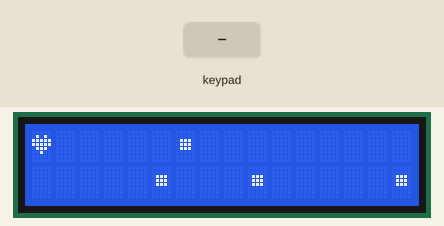
This sketch was run on a simulated Arduino Mega 2560, built with avr-gcc and run on an emulated ATmega2560. Shown: 16×2 character LCD. The inputs (shaded band) are chosen by the test bench. What the sketch prints to the serial monitor is not drawn.

Above: at 1.2 s.
1.3 s: keypad keys 4 8 4 6 4 4 4 2 pressed 0.4 s apart
At 4.4 s:
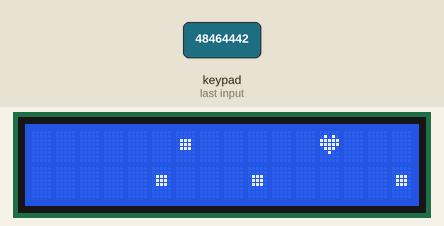
6.0 s: keypad keys 4 8 4 6 4 4 4 2 # pressed 0.4 s apart
At 8.2 s:
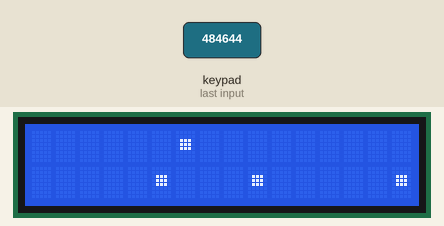
11.1 s: key '4' pressed
At 12.1 s:
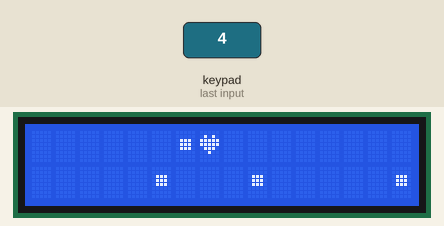
12.6 s: keypad keys 4 8 4 6 4 4 4 2 * pressed 0.4 s apart
At 13.21 s:
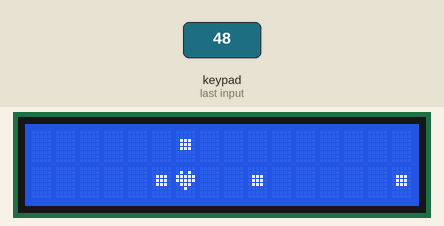
17.7 s: keypad keys 4 8 4 6 4 4 4 2 A pressed 0.4 s apart
At 20.8 s:
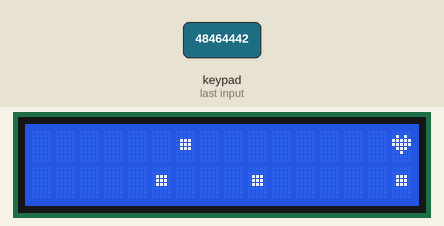
22.8 s: keypad keys 4 8 4 6 4 4 4 2 D pressed 0.4 s apart
At 23.4 s:
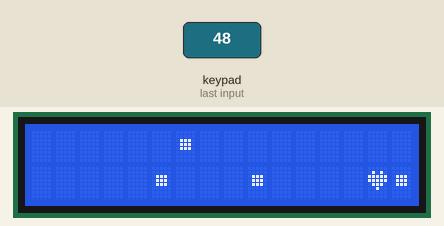
Timing chart, 0 to 25.8 s (numbered marks = the images above; inputs shaded):
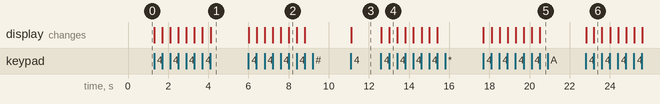

Measured:
- after the input at 1.3 s, the display: first changes at once (image 1 shows a later state)
- after the input at 6.0 s, the display: first changes at once (image 2 shows a later state)
- after the input at 11.1 s, the display: changes at once (image 3)
- after the input at 12.6 s, the display: first changes at once (image 4 shows a later state)
- after the input at 17.7 s, the display: first changes at once (image 5 shows a later state)
- after the input at 22.8 s, the display: first changes at once (image 6 shows a later state)

The sketch:

display.ino
```cpp
#include <LiquidCrystal.h>
#include <Keypad.h>

const int ROW_NUM = 4; //four rows
const int COLUMN_NUM = 4; //four columns

char keys[ROW_NUM][COLUMN_NUM] = {
  {'1','2','3', 'A'},
  {'4','5','6', 'B'},
  {'7','8','9', 'C'},
  {'*','0','#', 'D'}
};

byte pin_rows[ROW_NUM] = {48, 46, 44, 42}; //connect to the row pinouts of the keypad
byte pin_column[COLUMN_NUM] = {40, 38, 36, 34}; //connect to the column pinouts of the keypad

Keypad keypad = Keypad( makeKeymap(keys), pin_rows, pin_column, ROW_NUM, COLUMN_NUM );

// LCD pins <--> Arduino pins
// LCD pins <--> Arduino pins
const int RS = 12, EN = 11, D4 = 5, D5 = 4, D6 = 3, D7 = 2;
int x=0, y=0;
byte customChar[8] = {
  0b00000,
  0b01010,
  0b11111,
  0b11111,
  0b01110,
  0b00100,
  0b00000,
  0b00000
};

byte customChar2[8] = {
  0b00000,
  0b00000,
  0b01110,
  0b01110,
  0b01110,
  0b00000,
  0b00000,
  0b00000
};
LiquidCrystal lcd(RS, EN, D4, D5, D6, D7);

void setup()
{
  Serial.begin(9600);
  lcd.begin(16, 2); // set up number of columns and rows
  lcd.createChar(1, customChar); // create a new custom character, first
  //parameter can be from 0 to 7. Later the same number needs to be used to write
  //on LCD
  lcd.setCursor(0, 0); // move cursor to (0, 0)
  lcd.write((byte)1); // print the custom char at (0, 0)
  lcd.createChar(2, customChar2); // create a new custom character
  lcd.setCursor(5, 1); // move cursor to (5, 1)
  lcd.write((byte)2); // print the custom char at (5, 1)
  lcd.setCursor(9, 1); // move cursor to (9, 1)
  lcd.write((byte)2); // print the custom char at (9, 1)
  lcd.setCursor(6, 0); // move cursor to (6, 0)
  lcd.write((byte)2); // print the custom char at (6, 0)
  lcd.setCursor(15, 1); // move cursor to (15, 1)
  lcd.write((byte)2); // print the custom char at (15, 1)
  lcd.setCursor(0,0); //bring the cursor back to the start

}

void loop()
{

  char key = keypad.getKey();

  if(key){
    Serial.println(key);
    switch(key){
      case('2'):
        y--;
        break;
      case('4'):
        x--;
        break;
      case('6'):
        x++;
        break;
      case('8'):
        y++;
        break;
    }
    if(x >= 16){
      x = 0;
    }
    if(x < 0){
      x = 15;
    }
    if(y >= 2){
      y = 0;
    }
    if(y < 0){
      y = 1;
    }
    move(x,y);
    }

    if((x == 5 && y == 1) || (x==9 && y == 1) || (x == 6 && y == 0) || (x == 15 && y == 1)){
      Serial.println("You scored!");
    }
}

void move(int x, int y){
  lcd.clear();
  lcd.setCursor(x, y); // move cursor to (0, 0)
  lcd.write((byte)1); // print the custom char at (0, 0)
  lcd.setCursor(5, 1); // move cursor to (5, 1)
  lcd.write((byte)2); // print the custom char at (5, 1)
  lcd.setCursor(9, 1); // move cursor to (9, 1)
  lcd.write((byte)2); // print the custom char at (9, 1)
  lcd.setCursor(6, 0); // move cursor to (6, 0)
  lcd.write((byte)2); // print the custom char at (6, 0)
  lcd.setCursor(15, 1); // move cursor to (15, 1)
  lcd.write((byte)2); // print the custom char at (15, 1)
}
```
